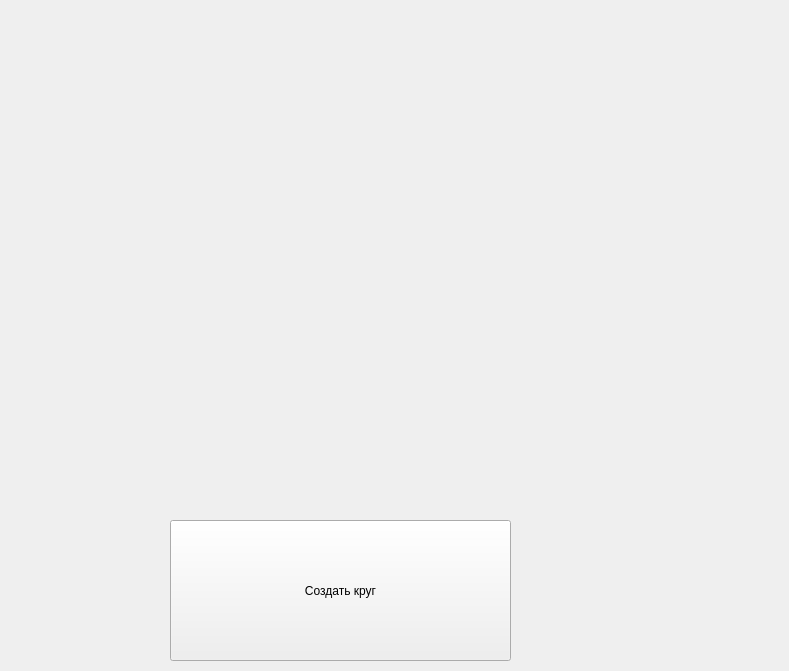
<?xml version="1.0" encoding="UTF-8"?>
<ui version="4.0">
 <class>Form</class>
 <widget class="QWidget" name="Form">
  <property name="geometry">
   <rect>
    <x>0</x>
    <y>0</y>
    <width>789</width>
    <height>671</height>
   </rect>
  </property>
  <property name="windowTitle">
   <string>Form</string>
  </property>
  <widget class="QPushButton" name="add_circle">
   <property name="geometry">
    <rect>
     <x>170</x>
     <y>520</y>
     <width>341</width>
     <height>141</height>
    </rect>
   </property>
   <property name="text">
    <string>Создать круг</string>
   </property>
  </widget>
 </widget>
 <resources/>
 <connections/>
</ui>
